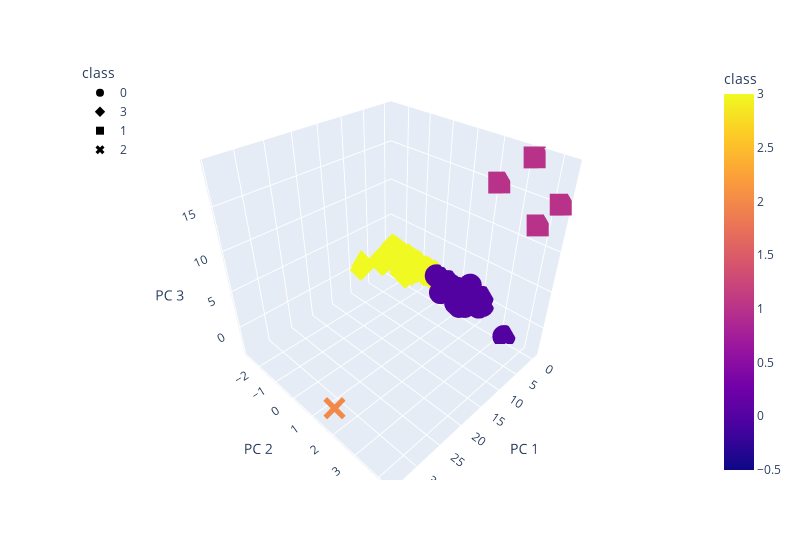

Notebook code for this chart:
### Markdown cell above
### Deliverable 4: Visualizing Cryptocurrencies Results

#### 3D-Scatter with Clusters

### Code cell
# Creating a 3D-Scatter with the PCA data and the clusters
# Plot DataFrame with 3rd axis
fig = px.scatter_3d(
    clustered_df,
    x="PC 1",
    y="PC 2",
    z="PC 3",
    color="class",
    symbol="class",
    width=800,
    hover_name="CoinName",
    hover_data=["Algorithm"]
)
fig.update_layout(legend=dict(x=0, y=1))
fig.show()

### Figure 1 — Plotly figure (JSON) as saved in the notebook; plotly's stock layout.template omitted (floating-point values rounded to 4 significant figures; data arrays with more than 128 entries replaced by an {"elided": "..."} marker saying what was removed)
{"data": [{"customdata": {"elided": "288x1 str values"}, "hovertemplate": "<b>%{hovertext}</b><br><br>class=%{marker.color}<br>PC 1=%{x}<br>PC 2=%{y}<br>PC 3=%{z}<br>Algorithm=%{customdata[0]}<extra></extra>", "hovertext": {"elided": "288 str values"}, "legendgroup": "0", "marker": {"color": {"elided": "288 int values"}, "coloraxis": "coloraxis", "symbol": "circle"}, "mode": "markers", "name": "0", "scene": "scene", "showlegend": true, "type": "scatter3d", "x": {"elided": "288 float values"}, "y": {"elided": "288 float values"}, "z": {"elided": "288 float values"}}, {"customdata": {"elided": "239x1 str values"}, "hovertemplate": "<b>%{hovertext}</b><br><br>class=%{marker.color}<br>PC 1=%{x}<br>PC 2=%{y}<br>PC 3=%{z}<br>Algorithm=%{customdata[0]}<extra></extra>", "hovertext": {"elided": "239 str values"}, "legendgroup": "3", "marker": {"color": {"elided": "239 int values"}, "coloraxis": "coloraxis", "symbol": "diamond"}, "mode": "markers", "name": "3", "scene": "scene", "showlegend": true, "type": "scatter3d", "x": {"elided": "239 float values"}, "y": {"elided": "239 float values"}, "z": {"elided": "239 float values"}}, {"customdata": [["Proof-of-BibleHash"], ["SHA-256 + Hive"], ["Proof-of-Authority"], ["Leased POS"]], "hovertemplate": "<b>%{hovertext}</b><br><br>class=%{marker.color}<br>PC 1=%{x}<br>PC 2=%{y}<br>PC 3=%{z}<br>Algorithm=%{customdata[0]}<extra></extra>", "hovertext": ["BiblePay", "LitecoinCash", "Poa Network", "Waves"], "legendgroup": "1", "marker": {"color": [1, 1, 1, 1], "coloraxis": "coloraxis", "symbol": "square"}, "mode": "markers", "name": "1", "scene": "scene", "showlegend": true, "type": "scatter3d", "x": [-0.1955, -0.3861, -0.3463, -0.3727], "y": [3.243, 2.163, 4.305, 3.717], "z": [19.01, 15.27, 15.36, 12.35]}, {"customdata": [["TRC10"]], "hovertemplate": "<b>%{hovertext}</b><br><br>class=%{marker.color}<br>PC 1=%{x}<br>PC 2=%{y}<br>PC 3=%{z}<br>Algorithm=%{customdata[0]}<extra></extra>", "hovertext": ["BitTorrent"], "legendgroup": "2", "marker": {"color": [2], "coloraxis": "coloraxis", "symbol": "x"}, "mode": "markers", "name": "2", "scene": "scene", "showlegend": true, "type": "scatter3d", "x": [34.09], "y": [1.946], "z": [-0.7404]}], "layout": {"coloraxis": {"colorbar": {"title": {"text": "class"}}, "colorscale": [[0, "#0d0887"], [0.1111, "#46039f"], [0.2222, "#7201a8"], [0.3333, "#9c179e"], [0.4444, "#bd3786"], [0.5556, "#d8576b"], [0.6667, "#ed7953"], [0.7778, "#fb9f3a"], [0.8889, "#fdca26"], [1, "#f0f921"]]}, "legend": {"title": {"text": "class"}, "tracegroupgap": 0, "x": 0, "y": 1}, "margin": {"t": 60}, "scene": {"domain": {"x": [0, 1], "y": [0, 1]}, "xaxis": {"title": {"text": "PC 1"}}, "yaxis": {"title": {"text": "PC 2"}}, "zaxis": {"title": {"text": "PC 3"}}}, "width": 800}}
